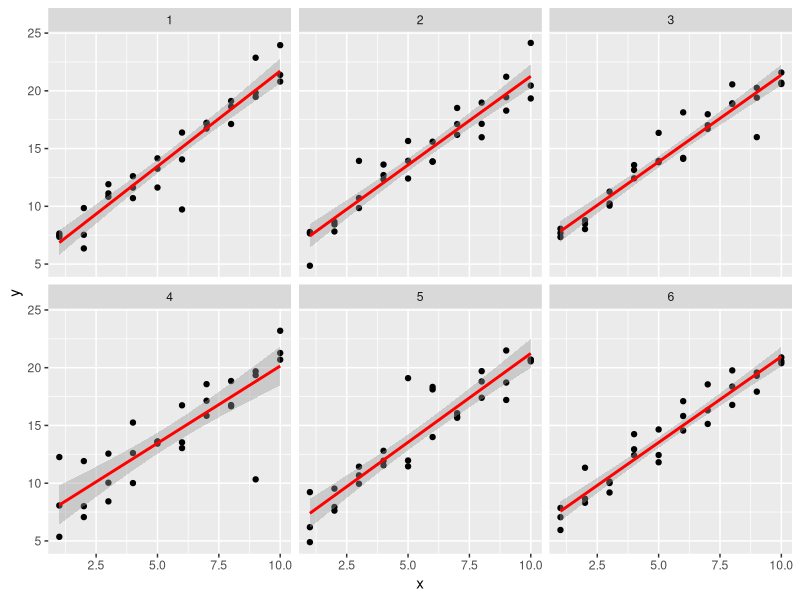
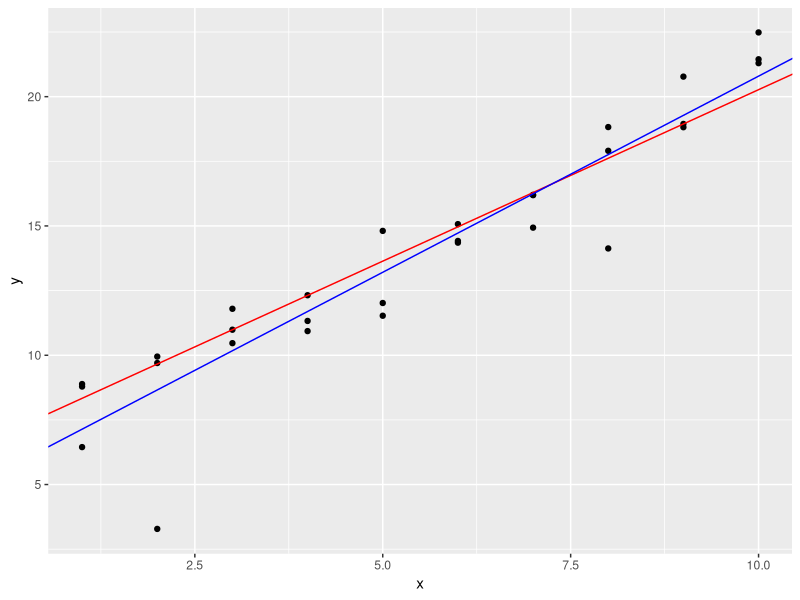
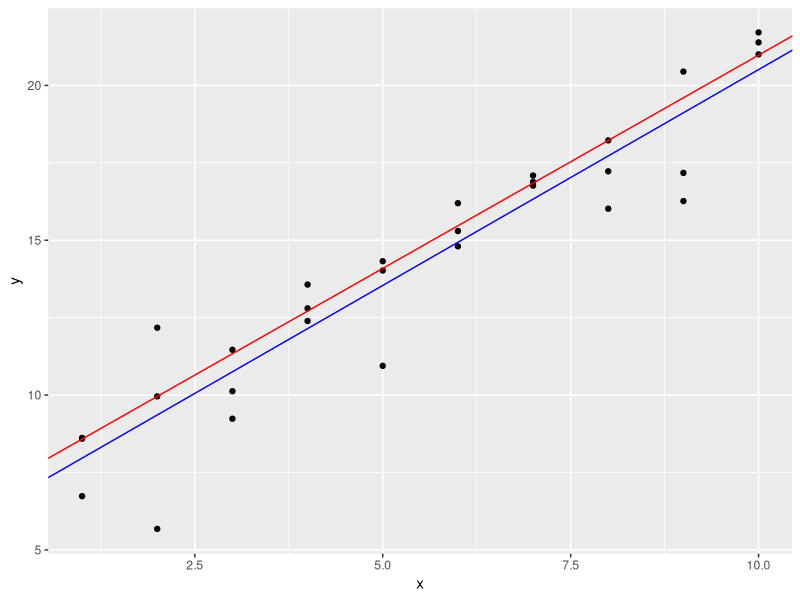
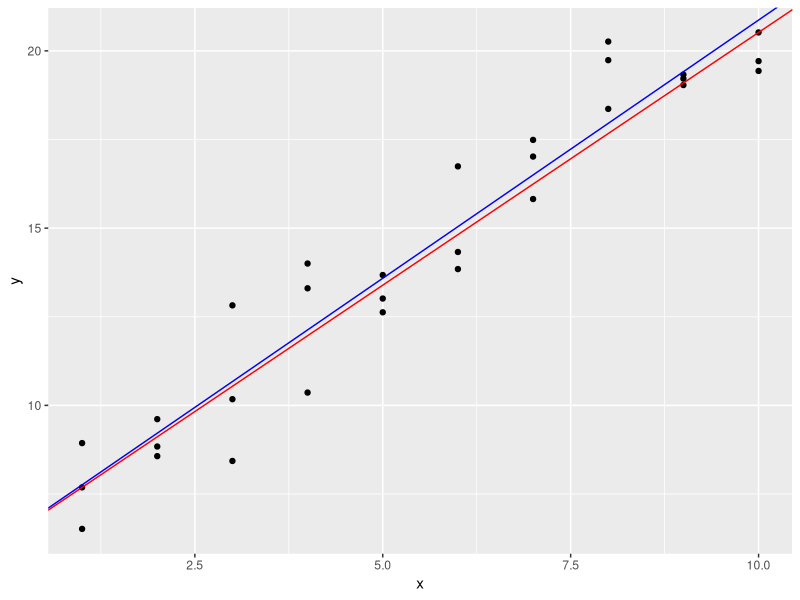
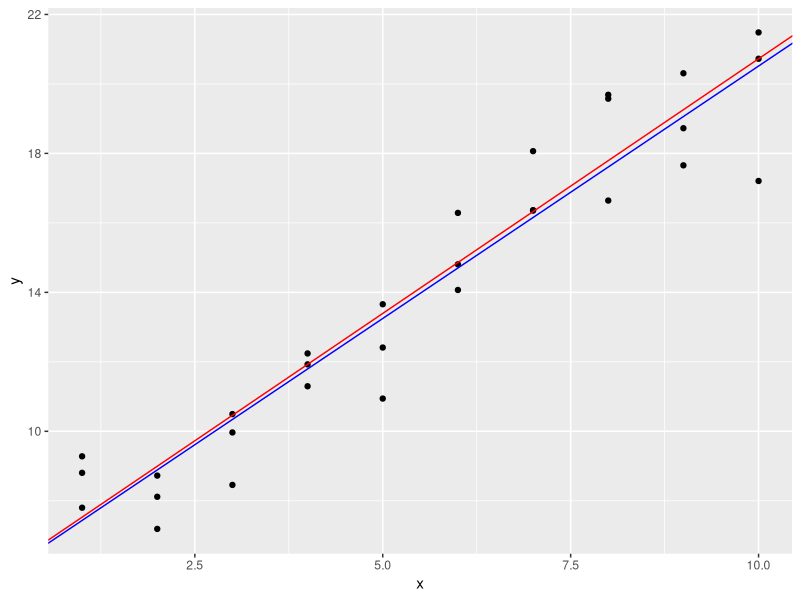
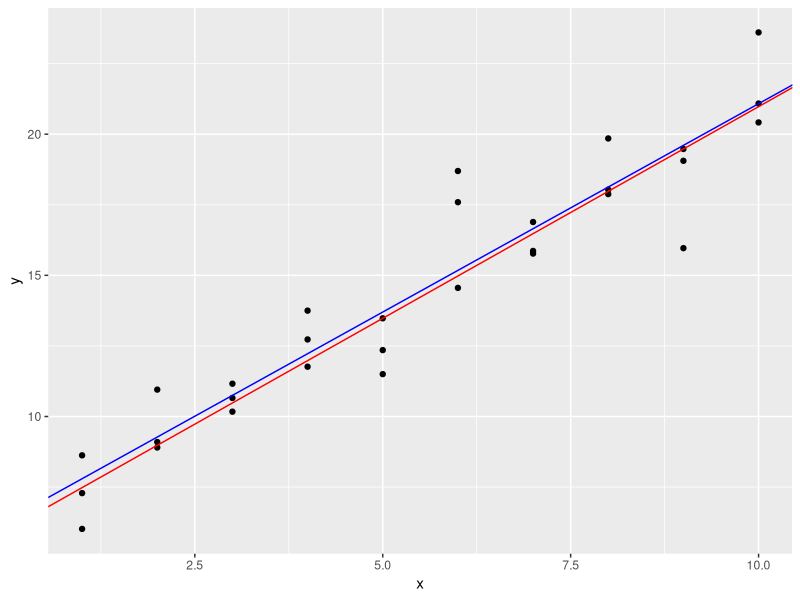
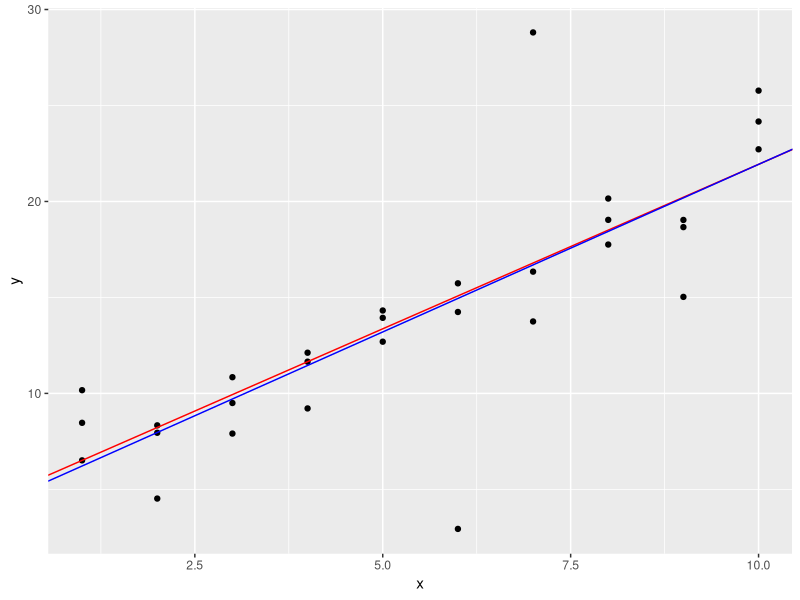
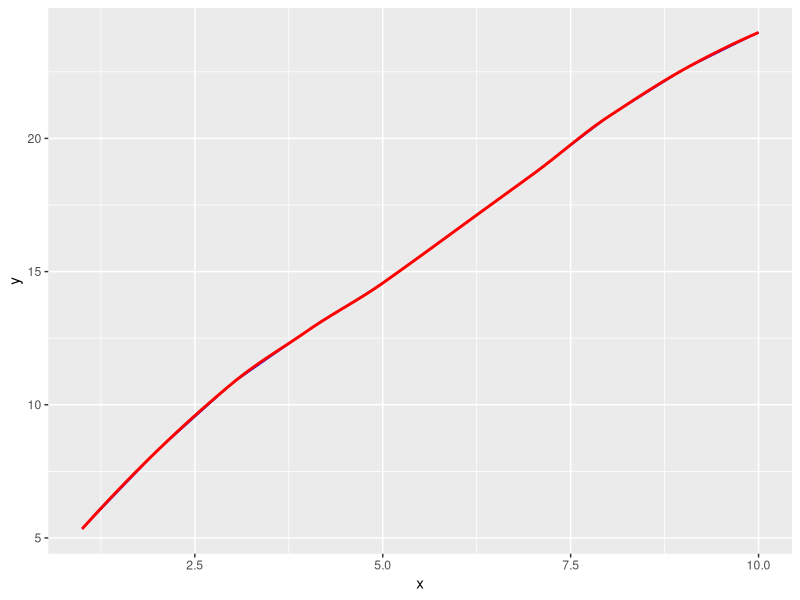

Write the R code that produced these figures, in order.
## ---- chunk 1
# fig.width=4.5 good for general work; fig.width=3.5 better for PDF / Word
knitr::opts_chunk$set(echo=TRUE, cache=TRUE, fig.asp=0.65, fig.width=6.5)
require(tidyverse)
library(modelr)
library(dplyr)
options(na.action = na.warn)
## ---- chunk 2

# Changed to a function to make it iteratable, and added a variable for iterations.

sim1a <- function(i){
  tibble(
    x = rep(1:10, each = 3),
    y = x * 1.5 + 6 + rt(length(x), df = 2),
    .id = i
  )
}

## ---- chunk 3

# Below we can see very high variability between each run in terms of correctness. In terms of the slope however, the linear models seem to portray the same slope. The data has a huge effect on the model, and that makes sense because the machine learning techniques are based on these models.

sims <- map_df(1:6, sim1a)

ggplot(sims, aes(x = x, y = y)) +
  geom_point() +
  geom_smooth(method = "lm", colour = "red") +
  facet_wrap(~.id, ncol = 3)

## ---- chunk 4

# I understand the code below is not very optimized but I could not figure out how to make a proper looping function because I kept getting the error "data$y is closure variable".

# The two models perform very similarly on each iteration; however the RMS model is more effected by outlier data than the MAD model is. 




sum <- 0

repeat{
 sum <- sum + 1
 
 if (sum == 7){
  break
 }


model1 <- function(a, data) {
  a[1] + data$x * a[2]
}

measure_distanceMAD <- function(mod, data) {
  diff <- data$y - model1(mod, data)
  mean(abs(diff))
}

measure_distanceRMS <- function(mod, data) {
  diff <- data$y - model1(mod, data)
  sqrt(mean(diff ^ 2))
}

sim1a <- tibble(
  x = rep(1:10, each = 3),
  y = x * 1.5 + 6 + rt(length(x), df = 2)
)

best1 <- optim(c(0,0), measure_distanceMAD, data = sim1a)
best2 <- optim(c(0,0), measure_distanceRMS, data = sim1a)

plot1 <- ggplot(sim1a, aes(x, y)) + 
  geom_point() + 
  geom_abline(intercept = best1$par[1], slope = best1$par[2], color = "red")+
  geom_abline(intercept = best2$par[1],slope = best2$par[2], color = "blue")

print(plot1)

}
## ---- chunk 5

# 'geom_smooth()' uses 'loess()' as a default so they should look exactly the same. 

sim1_loess <- loess(y ~ x, data = sim1)

grid_loess <- sim1 %>%
  add_predictions(sim1_loess)

sim1 <- sim1 %>%
  add_residuals(sim1_loess, var = "resid_loess") %>%
  add_predictions(sim1_loess, var = "pred_loess")

plot_sim1_loess <-
  ggplot(sim1, aes(x = x, y = y)) +
  geom_line(aes(x = x, y = pred), data = grid_loess, colour = "blue")+
  geom_smooth(colour = "red", se = FALSE)
plot_sim1_loess

## ---- chunk 6

# The functions differ on how the data is stored. The gather predictions first selects one model then runs predictions on each model separately. Spread instead uses the same x and shows the result of each machine learning technique side by side. Personally, I see spread being the more useful and more effective calling of the predictions.


# Assumed the second model is supposed to be 'lm()'

sim1_mod <- lm(y ~ x, data = sim1)
grid <- sim1 %>%
  data_grid(x)

grid %>%
  gather_predictions(sim1_mod, sim1_loess)

grid %>%
  spread_predictions(sim1_mod, sim1_loess)

## ---- chunk 7

# It simply adds a reference line through all the graphs to easier see the correlation.

mod1 <- lm(y ~ x1 + x2, data = sim3)
mod2 <- lm(y ~ x1 * x2, data = sim3)

grid <- sim3 %>%
  data_grid(x1, x2) %>%
  gather_predictions(mod1, mod2)
grid

sim3r <- sim3 %>%
  gather_residuals(mod1, mod2)
sim3r

ggplot(sim3r, aes(x = x1, y = resid, color = x2)) +
  geom_ref_line(h = 0, colour = 'red') +
  geom_point() +
  facet_grid(rows = vars(model), cols = vars(x2))

## ---- chunk 8

# Since the direction of the residual does not matter, it allows the user to more effectively see the the values of the residual.


sim1 <- sim1 %>%
  add_residuals(sim1_mod)

ggplot(sim1, aes(x = abs(resid))) +
  geom_freqpoly(binwidth = 0.5)

ggplot(sim1, aes(x = resid)) +
  geom_freqpoly(binwidth = 0.5)

## ---- chunk 9
# I mean the R^2 score shows that both models are not particularly good at predicting, the mod2 has a better score but when it is that close to .50 then both models are just not good enough to be used. In the plot, it can be seen that the mod2 has a more condense residual spread, but still not enough to be viable.
## ---- chunk 10
mod1 <- lm(y ~ x1 + x2, data = sim4)
mod2 <- lm(y ~ x1 * x2, data = sim4)
## ---- chunk 11
grid <- sim4 %>%
  data_grid(x1,x2)
grid <- grid %>%
  gather_predictions(mod1, mod2)

sim4_mods <- gather_residuals(sim4, mod1, mod2)
## ---- chunk 12
m1r <- summary(mod1)$r.squared
m2r <- summary(mod2)$r.squared
print(sprintf("mod1 R^2: %.1f%%", m1r*100))
print(sprintf("mod2 R^2: %.1f%%", m2r*100))
print(sprintf("R^2_mod2 - R^2_mod1: %.1f%%", (m2r - m1r)*100))
## ---- chunk 13
ggplot(sim4_mods, aes(x = x1, y = resid, color = x2)) +
  geom_ref_line(h = 0, colour = 'red') +
  geom_point() +
  facet_grid(rows = vars(model), cols = vars(x2))


